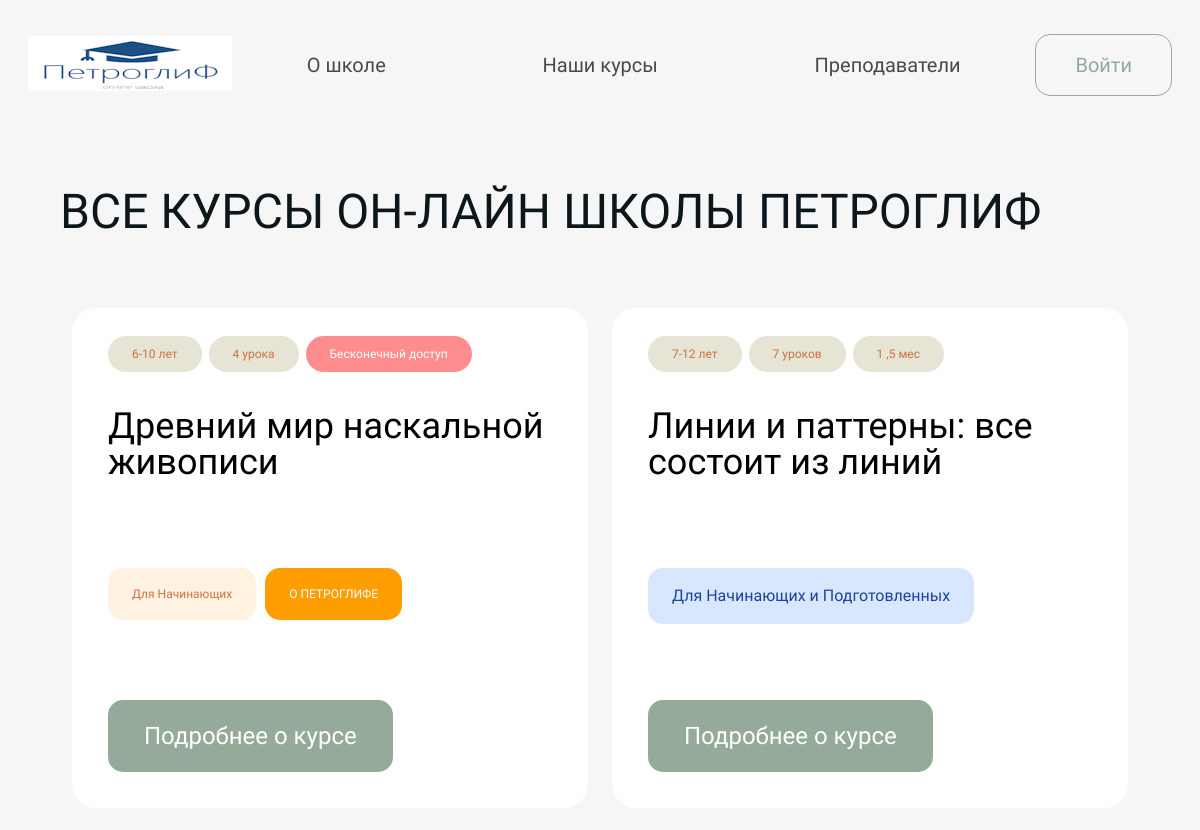
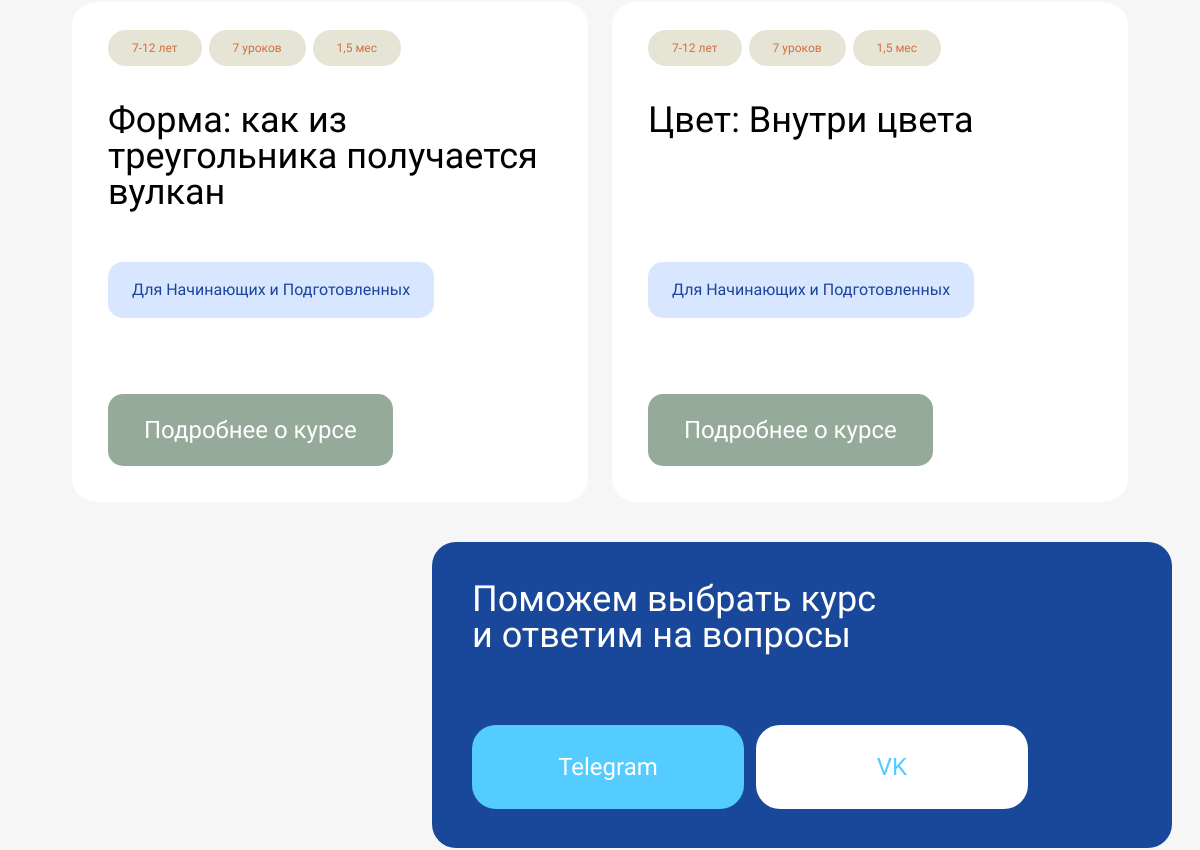
The app's page /courses-all/ (upper part), older data (2 pictures, top to bottom).
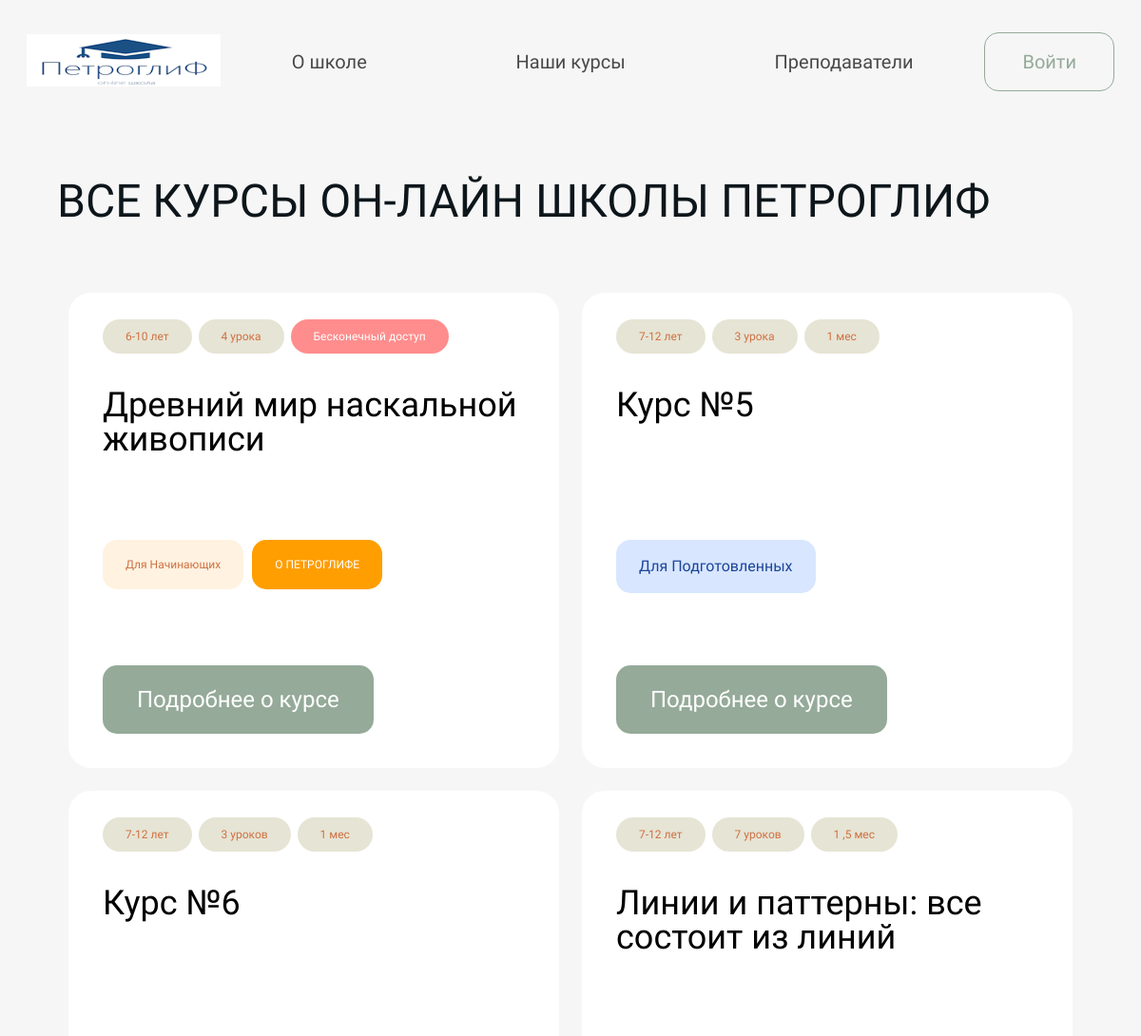
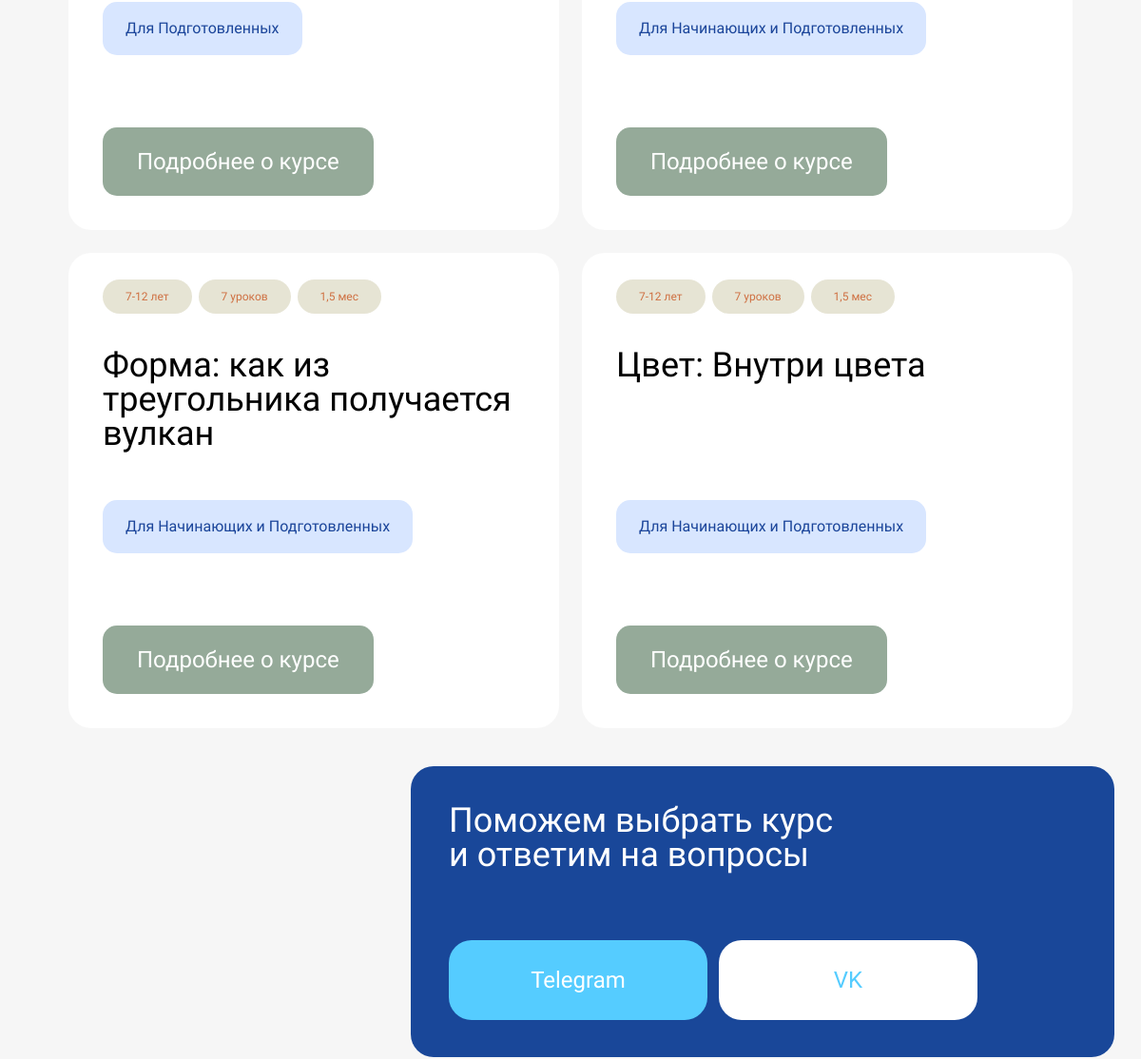
The same page, newer data (2 pictures, top to bottom).
### mainapp/models.py (models this page shows, shortened)
class Course(models.Model):
    class CourseCategory(models.TextChoices):
        ART = ("ART", "ИСКУССТВО")
        DESIGN = ("DESIGN", "ДИЗАЙН")
        SOFT_SKILLS = ("SOFT_SKILLS", "SOFT SKILLS")
    id = models.UUIDField(default=uuid4, primary_key=True)
    title = models.CharField(verbose_name="Название курса", max_length=150)
    slug = models.SlugField(verbose_name="URL", max_length=200, unique=True, blank=True, null=True)
    note = models.CharField(verbose_name="Цель курса", default='', max_length=200)
    description = models.TextField(verbose_name="Описание курса", blank=True)
    price = models.FloatField(verbose_name="Стоимость курса")
    category = models.CharField(verbose_name="Категория курса", max_length=11, choices=CourseCategory.choices)
    tools = models.TextField(verbose_name="Необходимые материалы и инструменты для курса", blank=True)
    filling = models.TextField(verbose_name="Наполнение курса", blank=True)
    image = models.ImageField(verbose_name="Изображение", blank=True, null=True, upload_to="сourses_images")
    teaser_video = models.FilePathField(verbose_name="Тизер-видео", blank=True, null=True, path=os.path.join(settings.MEDIA_ROOT, "teaser_video"))
    created_at = models.DateTimeField(verbose_name='Создан', auto_now_add=True)
    updated_at = models.DateTimeField(verbose_name='Обновлен', auto_now=True)
    tags = models.ManyToManyField(Tag, verbose_name="Теги курса", related_name="courses")
    benefits = models.ManyToManyField(Benefit, verbose_name="Польза курса", related_name="courses")
    talents = models.ManyToManyField(Talent, verbose_name="Навыки, которые дает курс", related_name="courses")
    students = models.ManyToManyField(settings.AUTH_USER_MODEL, verbose_name="Студенты курса", related_name="courses")
    is_popular = models.BooleanField(verbose_name="Популярный", default=False)
    deleted = models.BooleanField(verbose_name="Удален", default=False)
    age_group = models.CharField(verbose_name="Возрастная группа", max_length=25, blank=True)
    lesson_qty = models.CharField(verbose_name="Количество уроков", max_length=25, blank=True)
    duration = models.CharField(verbose_name="Продолжительность курса", max_length=25, blank=True)
    preparation = models.ForeignKey(Preparation, on_delete=models.CASCADE, null=True)
    class Meta:
        verbose_name = "Курс"
        verbose_name_plural = "Курсы"
        ordering = ["title"]

class Preparation(models.Model):
    id = models.UUIDField(default=uuid4, primary_key=True)
    value = models.CharField(verbose_name="Значение", max_length=50)
    def __str__(self):
        return self.value
    class Meta:
        verbose_name = "Уровень подготовки"
        verbose_name_plural = "Уровни подготовки"

### mainapp/views.py (the view)
# urls.py: path('courses-all/', main_views.view_courses_all, name='courses_all'),
def view_courses_all(request):
    courses = mainapp_models.Course.objects.exclude(slug='first-course')
    for course in courses:
        course.description = course.description.split('\n')
    first_course = get_object_or_404(mainapp_models.Course, slug='first-course')
    descriptions_first = first_course.description.split('\n')
    context = {'courses': courses,
               'first_course': first_course,
               'descriptions_first': descriptions_first,
               }
    return render(request, 'mainapp/courses_all.html', context)

### mainapp/templates/mainapp/courses_all.html (shortened to what this page needs)
{% extends "mainapp/base.html" %}
{% block content %}
    {% include "mainapp/parts_pages/courses__all.html" %}
{% endblock %}

### mainapp/templates/mainapp/base.html (shortened to what this page needs)
{% load static %}
<!DOCTYPE html>
<html lang="ru">
<head>
    <link href="{% static 'css/index.css' %}" rel="stylesheet">
    <link href="{% static 'css/course.css' %}" rel="stylesheet">
</head>
<body>
    <div class="site-box">
        <header id="header">
            <div class="header__logo"><a href="#"><img src="{% static 'img/logo.png' %}" alt="Logo"></a></div>
            <nav class="header__menu">
                <ul>
                    <li><a href="/#anchor-about">О школе</a></li>
                    <li><a href="/#anchor-courses">Наши курсы</a></li>
                    <li><a href="/#anchor-mentors">Преподаватели</a></li>
                </ul>
            </nav>
            <div class="header__buttons">
                {% if request.user.is_authenticated %}
                    <a href="/self-account/">
                        <span class="header__self-account" title="Вход в личный кабинет"></span>
                    </a>
                    <a href="/logout/" class="header__login" id="header__logout">Выйти</a>
                {% else %}
                    <a href="#" class="header__login" id="header__login">Войти</a>
                {% endif %}
            </div>
        </header>
    </div>
    {% block content %}
    {% endblock %}
</body>
</html>

### mainapp/templates/mainapp/parts_pages/courses__all.html (shortened to what this page needs)
{% load static markdownify %}
    <div class="site-box">
        <section class="courses"  id="anchor-courses">
            <h1 class="section__title">Все курсы он-лайн школы Петроглиф</h1>
            <div class="courses__cards">
                <div class="courses__card">
                    <div class="courses__info">
                        <a class="courses__age" href="#">{{ first_course.age_group }}</a>
                        <a class="courses__count" href="#">{{ first_course.lesson_qty }}</a>
                        <a class="courses__time courses__time-unique" href="#">{{ first_course.duration }}</a>
                    </div>
                    <div class="courses__name">{{ first_course.title }}</div>
                    <div class="courses__for-btns">
                        <a class="courses__for-1" href="#"><div>{{ first_course.preparation }}</div></a>
                        <a class="courses__for-2" href="#"><div>О ПЕТРОГЛИФЕ</div></a>
                    </div>
                    <a class="courses__detailed" href="{% url 'course' first_course.slug %}"><div>Подробнее о курсе</div></a>
                </div>
                {% for item in courses %}
                <div class="courses__card">
                    <div class="courses__info">
                        <a class="courses__age" href="#">{{ item.age_group }}</a>
                        <a class="courses__count" href="#">{{ item.lesson_qty }}</a>
                        <a class="courses__time" href="#">{{ item.duration }}</a>
                    </div>
                    <div class="courses__name">{{ item.title }}</div>
                    <a class="courses__for" href="#"><div>{{ item.preparation }}</div></a>
                    <a class="courses__detailed" href="{% url 'course' item.slug %}"><div>Подробнее о курсе</div></a>
                </div>
                {% endfor %}
            </div>
            <div class="courses__helpdesc">
                <div class="courses__help">
                    <p>Поможем выбрать курс и ответим на вопросы</p>
                    <div class="courses__buttons">
                        <a href="#" class="courses__button courses__button-tg"><span class="courses__button-full">Написать в Telegram</span><span class="courses__button-small">Telegram</span></a>
                        <a href="#" class="courses__button courses__button-vk"><span class="courses__button-full">Написать в VK</span><span class="courses__button-small">VK</span></a>
                    </div>
                </div>
            </div>
        </section>
    </div>

### mainapp/templates/mainapp/parts_pages/image_tree_yellow.html (shortened to what this page needs)
{% load static %}

Row changes from the older to the newer data that the page shows:
added Course: age_group "7-12 лет", lesson_qty "3 урока", duration "1 мес", title "Курс №5", preparation "Для Подготовленных"
added Course: age_group "7-12 лет", lesson_qty "3 уроков", duration "1 мес", title "Курс №6", preparation "Для Подготовленных"
